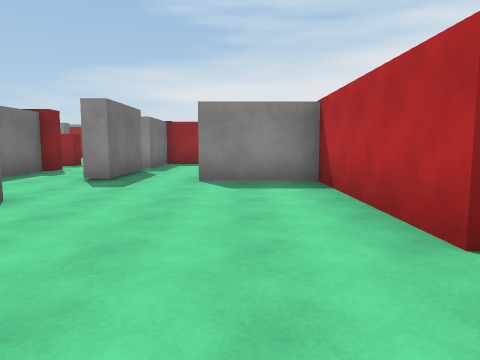
[1] (above)

16 first-person views from a walk through a scene from a Unity 3-D project. The camera is 1.4 m above the floor, tilts 6° down and sees 70° across. The floor is counted in squares, 2 m on a side. Each view is taken from the middle of a square. On the plan, view 1 faces up. The plan holds only what a view shows up to about 11 squares ahead; the rest is blank. The player character is not drawn. Surface patterns are stand-ins for the level's own textures.

[2]
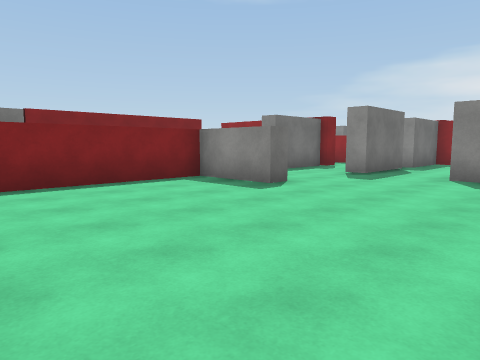

[3]
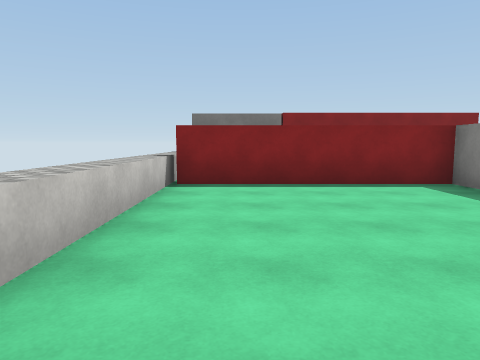

[4]
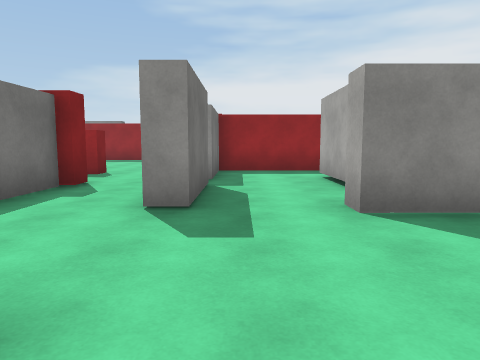

[5]
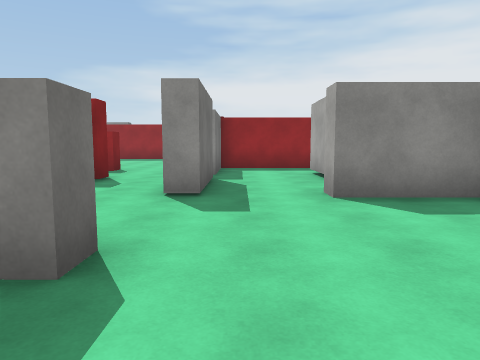

[6]
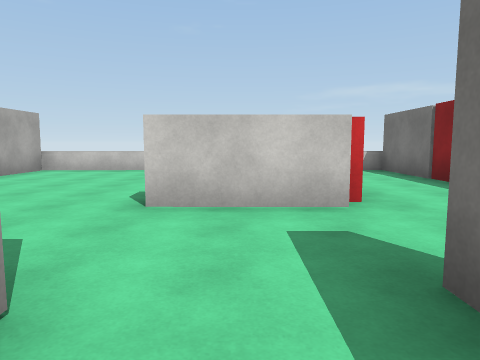

[7]
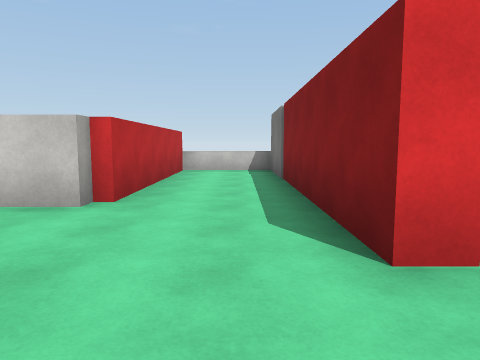

[8]
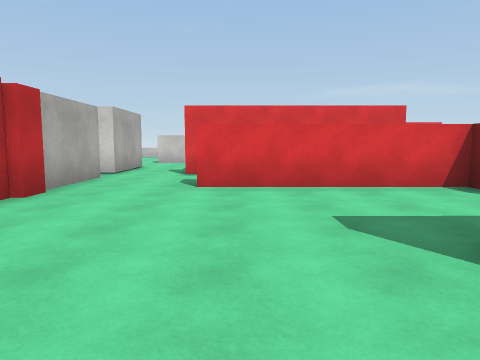

[9]
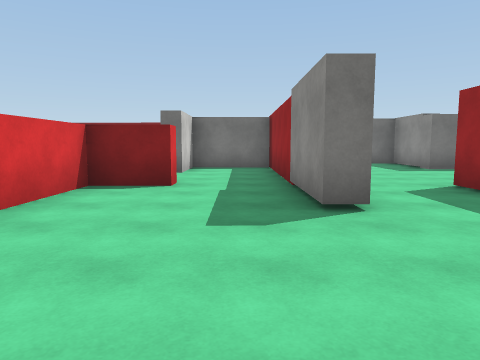

[10]
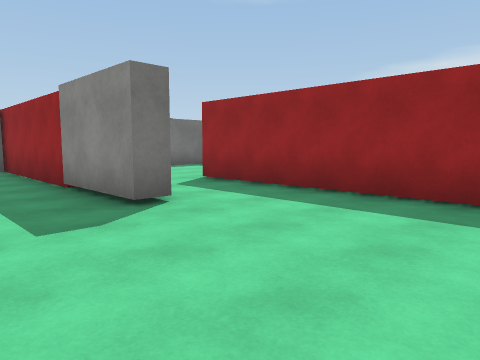

[11]
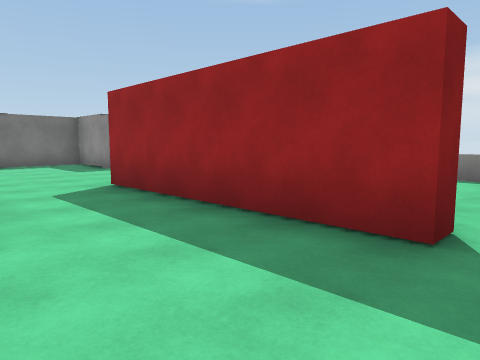

[12]
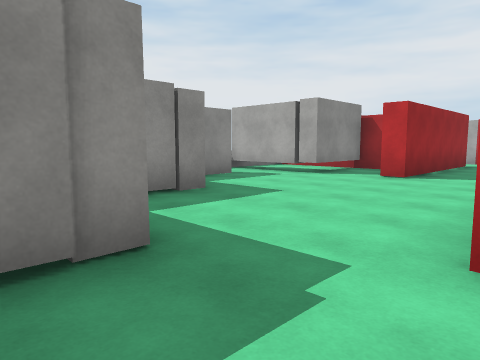

[13]
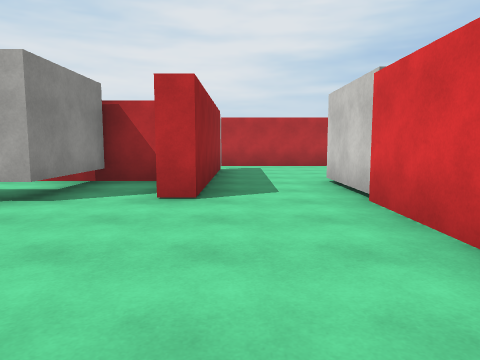

[14]
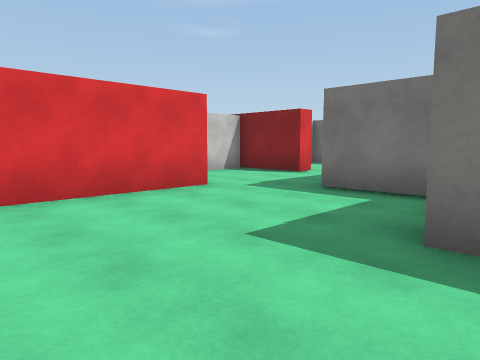

[15]
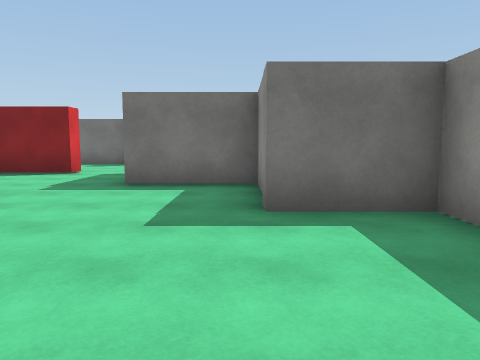

[16]
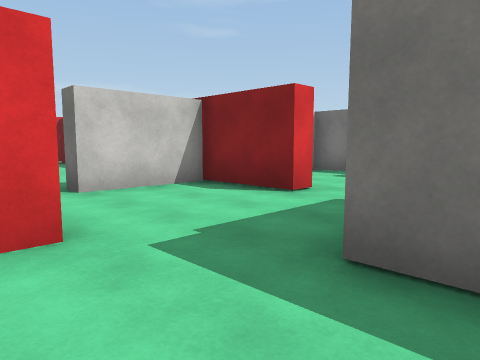

### Floor plan
Key: @ floor where view 1 was taken; # wall or solid block; x gap in a wall; . floor; ^ raised ledge; T thing the floor can be seen under or through.
Columns run from 22 left of view 1 to 2 right of it. Each row starts with its distance up from view 1.
 23             ^^  ^^
 22             #   ..
 21         ###.T .# .
 20         #...TTT# .
 19       ###......# .
 18       #......#####.#
 17      ##............#
 16    ................#
 15  ...#...#######....#
 14 #.. #...#..........#
 13 #.  ###.#..........#
 12         ##  #......####
 11             #####..#...
 10                  ..x..#
  9                  #.x..#
  8                . #.#..x
  7               ...#.#..###
  6               #.........#
  5               #.........#
  4               #..###....#
  3               #..#......#
  2               #..#.......
  1               #..#......
  0               #..#....@.#
 -1               x..x......x
 -2                ^^^^^^.

Positions as (right, up) in squares from view 1, and headings:
1: (0, 0), facing up
2: (1, -1), facing up-left
3: (1, 0), facing left
4: (-2, 3), facing up
5: (-2, 2), facing up
6: (-4, 8), facing down
7: (-7, 8), facing down
8: (-6, 17), facing down
9: (-4, 14), facing left
10: (-4, 13), facing up-left
11: (-4, 15), facing up-left
12: (-17, 15), facing up-right
13: (-14, 17), facing right
14: (-11, 20), facing down-left
15: (-10, 19), facing left
16: (-14, 18), facing down-left
